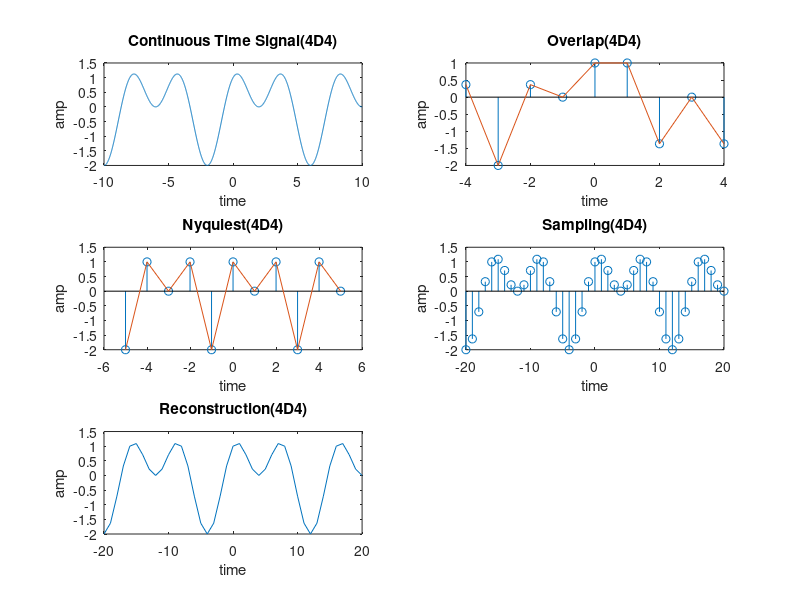

Recreate this plot in MATLAB.
clear all 
close all
t=-10:0.01:10; T=4; fm=1/T;
x=sin(pi*fm*t)+cos(2*pi*fm*t); 
subplot(3,2,1);
plot(t,x); 
xlabel("time"); 
ylabel("amp"); 
title("Continuous Time Signal(4D4)");

fs1=1.2*fm;
fs2=2*fm;
fs3=8*fm;

n1=-4:1:4; 
x1=sin(pi*fm*n1/fs1)+cos(2*pi*fm*n1/fs1); 
subplot(3,2,2); 
stem(n1,x1);
hold on; 
subplot(3,2,2);
plot(n1,x1);
xlabel("time");
ylabel("amp"); 
title("Overlap(4D4)");

n2=-5:1:5;
x2=sin(pi*fm*n2/fs2)+cos(2*pi*fm*n2/fs2);
subplot(3,2,3); 
stem(n2,x2); hold on; 
subplot(3,2,3);
plot(n2,x2); 
xlabel("time"); 
ylabel("amp"); 
title("Nyquiest(4D4)");  

n3=-20:1:20; 
x3=sin(pi*fm*n3/fs3)+cos(2*pi*fm*n3/fs3); 
subplot(3,2,4); 
stem(n3,x3); 
xlabel("time"); 
ylabel("amp"); 
title("Sampling(4D4)");

subplot(3,2,5); 
plot(n3,x3); 
xlabel("time"); 
ylabel("amp"); 
title("Reconstruction(4D4)");